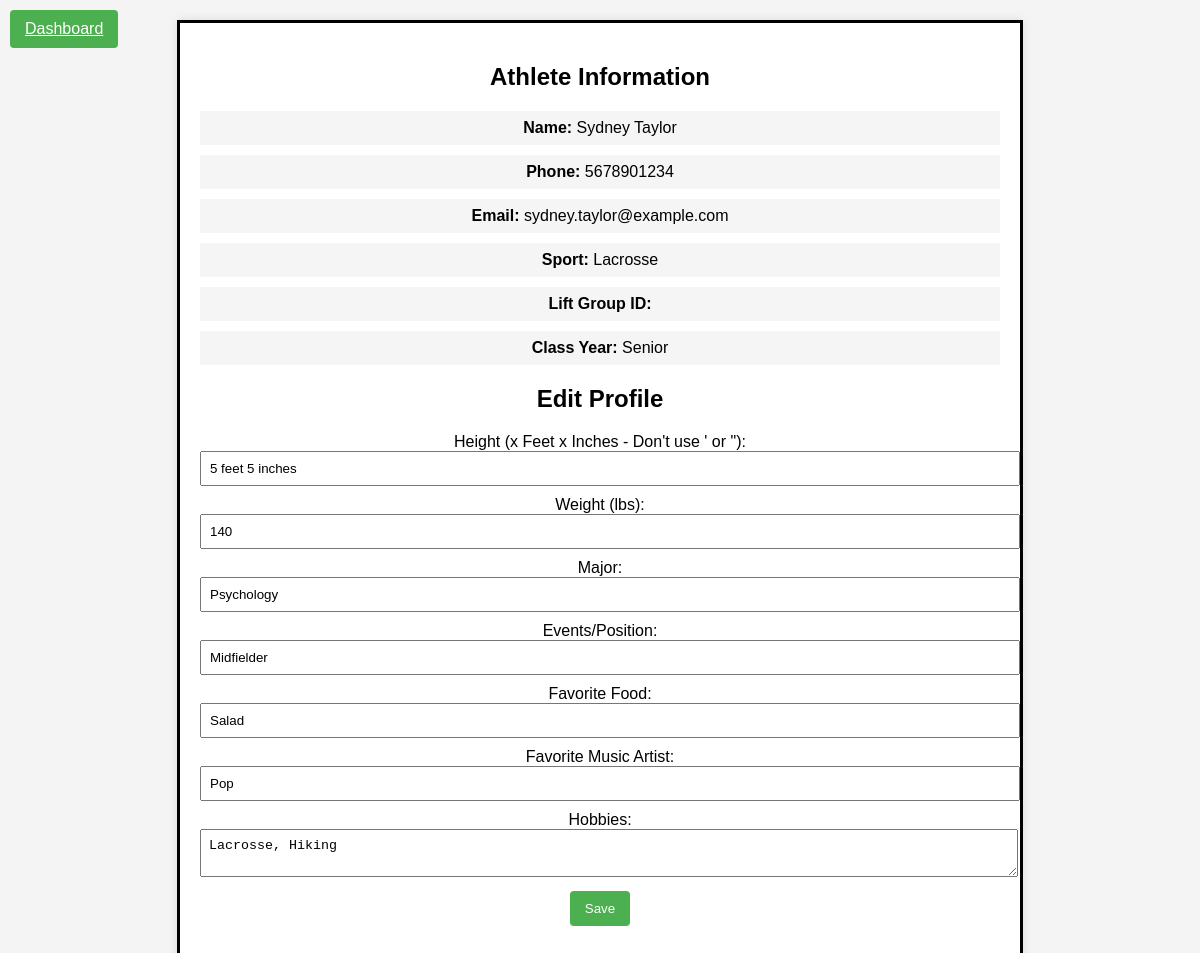
/admin-viewathlete.php?id=10005 (signed in), run on the app's committed database.
### tables this page shows
CREATE TABLE Athlete (
    AthleteID int PRIMARY KEY,
	SportID varchar(50) NOT NULL,
	LiftGroupID int NULL,
	FirstName varchar(50) NOT NULL,
    LastName varchar(50) NOT NULL,
    PhoneNumber varchar(11) NOT NULL,
    Email varchar(50) NOT NULL,
	ClassYear varchar(50) NOT NULL,
    Username varchar(50) NOT NULL,
    Password varchar(50) NOT NULL,
	Height varchar(20) NULL,
	Weight varchar(10) NULL,
	Major varchar(30) NULL,
	EventsOrPosition varchar(100) NULL,
	FavoriteFood varchar(50) NULL,
	FavoriteMusicArtist varchar(50) NULL,
	Hobbies varchar(200) NULL
);

### admin-viewathlete.php (the view, shortened to what this page needs)
<?php
include("db_connection.php");
$athleteID = $_GET['id'];
$fetchAthleteInfoSql = "SELECT * FROM Athlete WHERE AthleteID = '$athleteID'";
$result = mysqli_query($conn, $fetchAthleteInfoSql);
$row = mysqli_fetch_assoc($result);
if (!$row) {
    $errorMessage = "Athlete data not found for ID: $athleteID";
} else {
    $name = $row['FirstName'] . ' ' . $row['LastName'];
    $phone = $row['PhoneNumber'];
    $email = $row['Email'];
    $sportId = isset($row['SportID']) ? $row['SportID'] : '';
    $liftGroupId = isset($row['LiftGroupID']) ? $row['LiftGroupID'] : '';
    $classYear = $row['ClassYear'];
    $height = isset($row['Height']) ? $row['Height'] : '';
    $weight = isset($row['Weight']) ? $row['Weight'] : '';
    $major = isset($row['Major']) ? $row['Major'] : '';
    $eventsOrPosition = isset($row['EventsOrPosition']) ? $row['EventsOrPosition'] : '';
    $favoriteFood = isset($row['FavoriteFood']) ? $row['FavoriteFood'] : '';
    $favoriteMusicArtist = isset($row['FavoriteMusicArtist']) ? $row['FavoriteMusicArtist'] : '';
    $hobbies = isset($row['Hobbies']) ? $row['Hobbies'] : '';
}
?>
<!DOCTYPE html>
<html lang="en">
<head>
</head>
<body>
    <div class="container">
        <a href="admin-dashboard.php" class="back-btn-to-dashboard">Dashboard</a>
        <div class="profile-section">
            <h2>Athlete Information</h2>
            <div class="uneditable-field"><strong>Name:</strong> <?php echo $name; ?></div>
            <div class="uneditable-field"><strong>Phone:</strong> <?php echo $phone; ?></div>
            <div class="uneditable-field"><strong>Email:</strong> <?php echo $email; ?></div>
            <div class="uneditable-field"><strong>Sport:</strong> <?php echo $sportId; ?></div>
            <div class="uneditable-field"><strong>Lift Group ID:</strong> <?php echo $liftGroupId; ?></div>
            <div class="uneditable-field"><strong>Class Year:</strong> <?php echo $classYear; ?></div>
        </div>
        <div class="profile-section editable-section">
            <h2>Edit Profile</h2>
            <form method="POST" action="<?php echo htmlspecialchars($_SERVER["PHP_SELF"]); ?>" id="profileForm">
                <label for="height">Height (x Feet x Inches - Don't use ' or "):</label>
                <input type="text" id="height" name="height" value="<?php echo $height; ?>">
                <label for="weight">Weight (lbs):</label>
                <input type="text" id="weight" name="weight" value="<?php echo $weight; ?>">
                <label for="major">Major:</label>
                <input type="text" id="major" name="major" value="<?php echo $major; ?>">
                <label for="eventsOrPosition">Events/Position:</label>
                <input type="text" id="eventsOrPosition" name="eventsOrPosition" value="<?php echo $eventsOrPosition; ?>">
                <label for="favoriteFood">Favorite Food:</label>
                <input type="text" id="favoriteFood" name="favoriteFood" value="<?php echo $favoriteFood; ?>">
                <label for="favoriteMusicArtist">Favorite Music Artist:</label>
                <input type="text" id="favoriteMusicArtist" name="favoriteMusicArtist" value="<?php echo $favoriteMusicArtist; ?>">
                <label for="hobbies">Hobbies:</label>
                <textarea id="hobbies" name="hobbies"><?php echo $hobbies; ?></textarea>
                <button class="save-btn" type="button" onclick="saveProfile()">Save</button>
            </form>
        </div>
    </div>
</body>
</html>

### admin-viewathlete.php (style rules this page uses)
body { font-family: Arial, sans-serif; margin: 0; padding: 0; background-color: #f4f4f4; }
.back-btn-to-dashboard { position: absolute; top: 10px; left: 10px; background-color: #4caf50; color: white; padding: 10px 15px; border: none; border-radius: 4px; cursor: pointer; }
.container { max-width: 800px; margin: 20px auto; padding: 20px; background-color: #fff; box-shadow: 0 0 10px rgba(0, 0, 0, 0.1); text-align: center; border: 3px solid black; }
.profile-section { margin-bottom: 20px; }
.uneditable-field { background-color: #f5f5f5; padding: 8px; margin-bottom: 10px; }
.editable-section input, .editable-section textarea { width: 100%; padding: 8px; margin-bottom: 10px; }
.save-btn { background-color: #4caf50; color: white; padding: 10px 15px; border: none; border-radius: 4px; cursor: pointer; }

### data on the page
athlete: name "Sydney Taylor", PhoneNumber "5678901234", Email "sydney.taylor@example.com", SportID "Lacrosse", ClassYear "Senior", height "5 feet 5 inches", weight "140", major "Psychology", eventsOrPosition "Midfielder", favoriteFood "Salad", favoriteMusicArtist "Pop", hobbies "Lacrosse, Hiking"
